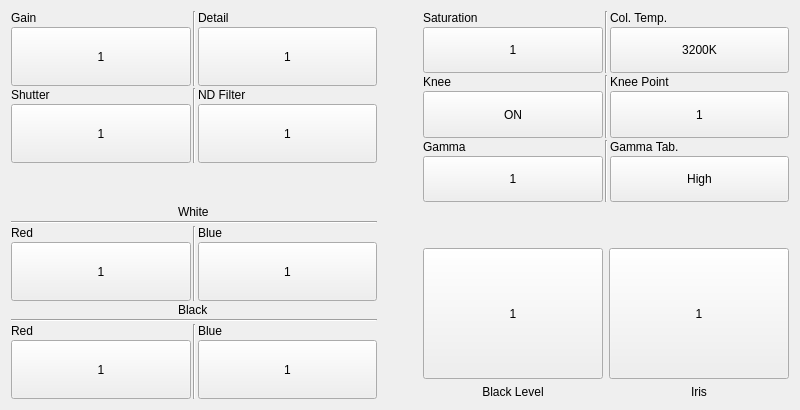
<?xml version="1.0" encoding="UTF-8"?>
<ui version="4.0">
 <class>CameraView</class>
 <widget class="QWidget" name="CameraView">
  <property name="geometry">
   <rect>
    <x>0</x>
    <y>0</y>
    <width>800</width>
    <height>410</height>
   </rect>
  </property>
  <property name="windowTitle">
   <string>Form</string>
  </property>
  <layout class="QGridLayout" name="gridLayout_4">
   <item row="0" column="0" rowspan="2">
    <layout class="QGridLayout" name="gridLayout">
     <property name="spacing">
      <number>2</number>
     </property>
     <item row="13" column="0">
      <widget class="QPushButton" name="btbred">
       <property name="sizePolicy">
        <sizepolicy hsizetype="Minimum" vsizetype="Preferred">
         <horstretch>0</horstretch>
         <verstretch>0</verstretch>
        </sizepolicy>
       </property>
       <property name="minimumSize">
        <size>
         <width>110</width>
         <height>40</height>
        </size>
       </property>
       <property name="focusPolicy">
        <enum>Qt::NoFocus</enum>
       </property>
       <property name="text">
        <string>1</string>
       </property>
       <property name="checkable">
        <bool>true</bool>
       </property>
       <property name="autoExclusive">
        <bool>true</bool>
       </property>
      </widget>
     </item>
     <item row="0" column="2">
      <widget class="QLabel" name="lDetail">
       <property name="sizePolicy">
        <sizepolicy hsizetype="Preferred" vsizetype="Fixed">
         <horstretch>0</horstretch>
         <verstretch>0</verstretch>
        </sizepolicy>
       </property>
       <property name="text">
        <string>Detail</string>
       </property>
      </widget>
     </item>
     <item row="7" column="1" rowspan="2">
      <widget class="Line" name="line_4">
       <property name="orientation">
        <enum>Qt::Vertical</enum>
       </property>
      </widget>
     </item>
     <item row="3" column="0">
      <widget class="QPushButton" name="btShutter">
       <property name="sizePolicy">
        <sizepolicy hsizetype="Minimum" vsizetype="Preferred">
         <horstretch>0</horstretch>
         <verstretch>0</verstretch>
        </sizepolicy>
       </property>
       <property name="minimumSize">
        <size>
         <width>110</width>
         <height>40</height>
        </size>
       </property>
       <property name="focusPolicy">
        <enum>Qt::NoFocus</enum>
       </property>
       <property name="text">
        <string>1</string>
       </property>
       <property name="checkable">
        <bool>true</bool>
       </property>
       <property name="autoExclusive">
        <bool>true</bool>
       </property>
      </widget>
     </item>
     <item row="9" column="0" colspan="3" alignment="Qt::AlignHCenter">
      <widget class="QLabel" name="lBlack">
       <property name="sizePolicy">
        <sizepolicy hsizetype="Preferred" vsizetype="Fixed">
         <horstretch>0</horstretch>
         <verstretch>0</verstretch>
        </sizepolicy>
       </property>
       <property name="text">
        <string>Black</string>
       </property>
      </widget>
     </item>
     <item row="12" column="2">
      <widget class="QLabel" name="lwBlue_2">
       <property name="sizePolicy">
        <sizepolicy hsizetype="Preferred" vsizetype="Fixed">
         <horstretch>0</horstretch>
         <verstretch>0</verstretch>
        </sizepolicy>
       </property>
       <property name="text">
        <string>Blue</string>
       </property>
      </widget>
     </item>
     <item row="7" column="2">
      <widget class="QLabel" name="lwBlue">
       <property name="sizePolicy">
        <sizepolicy hsizetype="Preferred" vsizetype="Fixed">
         <horstretch>0</horstretch>
         <verstretch>0</verstretch>
        </sizepolicy>
       </property>
       <property name="text">
        <string>Blue</string>
       </property>
      </widget>
     </item>
     <item row="3" column="2">
      <widget class="QPushButton" name="btndFilter">
       <property name="sizePolicy">
        <sizepolicy hsizetype="Minimum" vsizetype="Preferred">
         <horstretch>0</horstretch>
         <verstretch>0</verstretch>
        </sizepolicy>
       </property>
       <property name="minimumSize">
        <size>
         <width>110</width>
         <height>40</height>
        </size>
       </property>
       <property name="focusPolicy">
        <enum>Qt::NoFocus</enum>
       </property>
       <property name="text">
        <string>1</string>
       </property>
       <property name="checkable">
        <bool>true</bool>
       </property>
       <property name="autoExclusive">
        <bool>true</bool>
       </property>
      </widget>
     </item>
     <item row="1" column="0">
      <widget class="QPushButton" name="btGain">
       <property name="sizePolicy">
        <sizepolicy hsizetype="Minimum" vsizetype="Preferred">
         <horstretch>0</horstretch>
         <verstretch>0</verstretch>
        </sizepolicy>
       </property>
       <property name="minimumSize">
        <size>
         <width>110</width>
         <height>40</height>
        </size>
       </property>
       <property name="focusPolicy">
        <enum>Qt::NoFocus</enum>
       </property>
       <property name="text">
        <string>1</string>
       </property>
       <property name="checkable">
        <bool>true</bool>
       </property>
       <property name="autoExclusive">
        <bool>true</bool>
       </property>
      </widget>
     </item>
     <item row="4" column="0">
      <spacer name="verticalSpacer">
       <property name="orientation">
        <enum>Qt::Vertical</enum>
       </property>
       <property name="sizeType">
        <enum>QSizePolicy::Minimum</enum>
       </property>
       <property name="sizeHint" stdset="0">
        <size>
         <width>20</width>
         <height>40</height>
        </size>
       </property>
      </spacer>
     </item>
     <item row="2" column="0">
      <widget class="QLabel" name="lShutter">
       <property name="sizePolicy">
        <sizepolicy hsizetype="Preferred" vsizetype="Fixed">
         <horstretch>0</horstretch>
         <verstretch>0</verstretch>
        </sizepolicy>
       </property>
       <property name="text">
        <string>Shutter</string>
       </property>
      </widget>
     </item>
     <item row="0" column="0">
      <widget class="QLabel" name="lGain">
       <property name="sizePolicy">
        <sizepolicy hsizetype="Preferred" vsizetype="Fixed">
         <horstretch>0</horstretch>
         <verstretch>0</verstretch>
        </sizepolicy>
       </property>
       <property name="text">
        <string>Gain</string>
       </property>
      </widget>
     </item>
     <item row="12" column="1" rowspan="2">
      <widget class="Line" name="line_3">
       <property name="orientation">
        <enum>Qt::Vertical</enum>
       </property>
      </widget>
     </item>
     <item row="10" column="0" colspan="3">
      <widget class="Line" name="line">
       <property name="orientation">
        <enum>Qt::Horizontal</enum>
       </property>
      </widget>
     </item>
     <item row="8" column="0">
      <widget class="QPushButton" name="btwRed">
       <property name="enabled">
        <bool>true</bool>
       </property>
       <property name="sizePolicy">
        <sizepolicy hsizetype="Minimum" vsizetype="Preferred">
         <horstretch>0</horstretch>
         <verstretch>0</verstretch>
        </sizepolicy>
       </property>
       <property name="minimumSize">
        <size>
         <width>110</width>
         <height>40</height>
        </size>
       </property>
       <property name="focusPolicy">
        <enum>Qt::NoFocus</enum>
       </property>
       <property name="text">
        <string>1</string>
       </property>
       <property name="checkable">
        <bool>true</bool>
       </property>
       <property name="autoExclusive">
        <bool>true</bool>
       </property>
      </widget>
     </item>
     <item row="2" column="2">
      <widget class="QLabel" name="lndFilter">
       <property name="sizePolicy">
        <sizepolicy hsizetype="Preferred" vsizetype="Fixed">
         <horstretch>0</horstretch>
         <verstretch>0</verstretch>
        </sizepolicy>
       </property>
       <property name="text">
        <string>ND Filter</string>
       </property>
      </widget>
     </item>
     <item row="13" column="2">
      <widget class="QPushButton" name="btbBlue">
       <property name="sizePolicy">
        <sizepolicy hsizetype="Minimum" vsizetype="Preferred">
         <horstretch>0</horstretch>
         <verstretch>0</verstretch>
        </sizepolicy>
       </property>
       <property name="minimumSize">
        <size>
         <width>110</width>
         <height>40</height>
        </size>
       </property>
       <property name="focusPolicy">
        <enum>Qt::NoFocus</enum>
       </property>
       <property name="text">
        <string>1</string>
       </property>
       <property name="checkable">
        <bool>true</bool>
       </property>
       <property name="autoExclusive">
        <bool>true</bool>
       </property>
      </widget>
     </item>
     <item row="5" column="0" colspan="3" alignment="Qt::AlignHCenter">
      <widget class="QLabel" name="lWhite">
       <property name="sizePolicy">
        <sizepolicy hsizetype="Preferred" vsizetype="Fixed">
         <horstretch>0</horstretch>
         <verstretch>0</verstretch>
        </sizepolicy>
       </property>
       <property name="text">
        <string>White</string>
       </property>
      </widget>
     </item>
     <item row="7" column="0">
      <widget class="QLabel" name="lwred">
       <property name="sizePolicy">
        <sizepolicy hsizetype="Preferred" vsizetype="Fixed">
         <horstretch>0</horstretch>
         <verstretch>0</verstretch>
        </sizepolicy>
       </property>
       <property name="text">
        <string>Red</string>
       </property>
      </widget>
     </item>
     <item row="1" column="2">
      <widget class="QPushButton" name="btDetail">
       <property name="sizePolicy">
        <sizepolicy hsizetype="Minimum" vsizetype="Preferred">
         <horstretch>0</horstretch>
         <verstretch>0</verstretch>
        </sizepolicy>
       </property>
       <property name="minimumSize">
        <size>
         <width>110</width>
         <height>40</height>
        </size>
       </property>
       <property name="focusPolicy">
        <enum>Qt::NoFocus</enum>
       </property>
       <property name="text">
        <string>1</string>
       </property>
       <property name="checkable">
        <bool>true</bool>
       </property>
       <property name="autoExclusive">
        <bool>true</bool>
       </property>
      </widget>
     </item>
     <item row="8" column="2">
      <widget class="QPushButton" name="btwBlue">
       <property name="sizePolicy">
        <sizepolicy hsizetype="Minimum" vsizetype="Preferred">
         <horstretch>0</horstretch>
         <verstretch>0</verstretch>
        </sizepolicy>
       </property>
       <property name="minimumSize">
        <size>
         <width>110</width>
         <height>40</height>
        </size>
       </property>
       <property name="focusPolicy">
        <enum>Qt::NoFocus</enum>
       </property>
       <property name="text">
        <string>1</string>
       </property>
       <property name="checkable">
        <bool>true</bool>
       </property>
       <property name="autoExclusive">
        <bool>true</bool>
       </property>
      </widget>
     </item>
     <item row="6" column="0" colspan="3">
      <widget class="Line" name="line_2">
       <property name="orientation">
        <enum>Qt::Horizontal</enum>
       </property>
      </widget>
     </item>
     <item row="12" column="0">
      <widget class="QLabel" name="lbRed">
       <property name="sizePolicy">
        <sizepolicy hsizetype="Preferred" vsizetype="Fixed">
         <horstretch>0</horstretch>
         <verstretch>0</verstretch>
        </sizepolicy>
       </property>
       <property name="text">
        <string>Red</string>
       </property>
      </widget>
     </item>
     <item row="2" column="1" rowspan="2">
      <widget class="Line" name="line_5">
       <property name="orientation">
        <enum>Qt::Vertical</enum>
       </property>
      </widget>
     </item>
     <item row="0" column="1" rowspan="2">
      <widget class="Line" name="line_6">
       <property name="orientation">
        <enum>Qt::Vertical</enum>
       </property>
      </widget>
     </item>
    </layout>
   </item>
   <item row="0" column="1">
    <spacer name="horizontalSpacer">
     <property name="orientation">
      <enum>Qt::Horizontal</enum>
     </property>
     <property name="sizeType">
      <enum>QSizePolicy::Minimum</enum>
     </property>
     <property name="sizeHint" stdset="0">
      <size>
       <width>40</width>
       <height>20</height>
      </size>
     </property>
    </spacer>
   </item>
   <item row="0" column="2">
    <layout class="QGridLayout" name="gridLayout_2">
     <property name="spacing">
      <number>2</number>
     </property>
     <item row="0" column="2">
      <widget class="QLabel" name="lColorTemperature">
       <property name="sizePolicy">
        <sizepolicy hsizetype="Preferred" vsizetype="Fixed">
         <horstretch>0</horstretch>
         <verstretch>0</verstretch>
        </sizepolicy>
       </property>
       <property name="text">
        <string>Col. Temp.</string>
       </property>
      </widget>
     </item>
     <item row="1" column="2">
      <widget class="QPushButton" name="btColorTemp">
       <property name="sizePolicy">
        <sizepolicy hsizetype="Minimum" vsizetype="Preferred">
         <horstretch>0</horstretch>
         <verstretch>0</verstretch>
        </sizepolicy>
       </property>
       <property name="minimumSize">
        <size>
         <width>110</width>
         <height>40</height>
        </size>
       </property>
       <property name="focusPolicy">
        <enum>Qt::NoFocus</enum>
       </property>
       <property name="text">
        <string>3200K</string>
       </property>
       <property name="checkable">
        <bool>true</bool>
       </property>
       <property name="autoExclusive">
        <bool>true</bool>
       </property>
      </widget>
     </item>
     <item row="4" column="2">
      <widget class="QLabel" name="label">
       <property name="sizePolicy">
        <sizepolicy hsizetype="Preferred" vsizetype="Fixed">
         <horstretch>0</horstretch>
         <verstretch>0</verstretch>
        </sizepolicy>
       </property>
       <property name="text">
        <string>Gamma Tab.</string>
       </property>
      </widget>
     </item>
     <item row="5" column="2">
      <widget class="QPushButton" name="btGammaTab">
       <property name="sizePolicy">
        <sizepolicy hsizetype="Minimum" vsizetype="Preferred">
         <horstretch>0</horstretch>
         <verstretch>0</verstretch>
        </sizepolicy>
       </property>
       <property name="minimumSize">
        <size>
         <width>110</width>
         <height>40</height>
        </size>
       </property>
       <property name="focusPolicy">
        <enum>Qt::NoFocus</enum>
       </property>
       <property name="text">
        <string>High</string>
       </property>
       <property name="checkable">
        <bool>true</bool>
       </property>
       <property name="autoExclusive">
        <bool>true</bool>
       </property>
      </widget>
     </item>
     <item row="2" column="0">
      <widget class="QLabel" name="lKnee">
       <property name="sizePolicy">
        <sizepolicy hsizetype="Preferred" vsizetype="Fixed">
         <horstretch>0</horstretch>
         <verstretch>0</verstretch>
        </sizepolicy>
       </property>
       <property name="text">
        <string>Knee</string>
       </property>
      </widget>
     </item>
     <item row="5" column="0">
      <widget class="QPushButton" name="btGamma">
       <property name="sizePolicy">
        <sizepolicy hsizetype="Minimum" vsizetype="Preferred">
         <horstretch>0</horstretch>
         <verstretch>0</verstretch>
        </sizepolicy>
       </property>
       <property name="minimumSize">
        <size>
         <width>110</width>
         <height>40</height>
        </size>
       </property>
       <property name="focusPolicy">
        <enum>Qt::NoFocus</enum>
       </property>
       <property name="text">
        <string>1</string>
       </property>
       <property name="checkable">
        <bool>true</bool>
       </property>
       <property name="autoExclusive">
        <bool>true</bool>
       </property>
      </widget>
     </item>
     <item row="4" column="0">
      <widget class="QLabel" name="lGamma">
       <property name="sizePolicy">
        <sizepolicy hsizetype="Preferred" vsizetype="Fixed">
         <horstretch>0</horstretch>
         <verstretch>0</verstretch>
        </sizepolicy>
       </property>
       <property name="text">
        <string>Gamma</string>
       </property>
      </widget>
     </item>
     <item row="3" column="0">
      <widget class="QPushButton" name="btKnee">
       <property name="sizePolicy">
        <sizepolicy hsizetype="Minimum" vsizetype="Preferred">
         <horstretch>0</horstretch>
         <verstretch>0</verstretch>
        </sizepolicy>
       </property>
       <property name="minimumSize">
        <size>
         <width>110</width>
         <height>40</height>
        </size>
       </property>
       <property name="focusPolicy">
        <enum>Qt::NoFocus</enum>
       </property>
       <property name="text">
        <string>ON</string>
       </property>
       <property name="checkable">
        <bool>true</bool>
       </property>
       <property name="autoExclusive">
        <bool>true</bool>
       </property>
      </widget>
     </item>
     <item row="0" column="0">
      <widget class="QLabel" name="lSaturation">
       <property name="sizePolicy">
        <sizepolicy hsizetype="Preferred" vsizetype="Fixed">
         <horstretch>0</horstretch>
         <verstretch>0</verstretch>
        </sizepolicy>
       </property>
       <property name="text">
        <string>Saturation</string>
       </property>
      </widget>
     </item>
     <item row="1" column="0">
      <widget class="QPushButton" name="btSaturation">
       <property name="sizePolicy">
        <sizepolicy hsizetype="Minimum" vsizetype="Preferred">
         <horstretch>0</horstretch>
         <verstretch>0</verstretch>
        </sizepolicy>
       </property>
       <property name="minimumSize">
        <size>
         <width>110</width>
         <height>40</height>
        </size>
       </property>
       <property name="focusPolicy">
        <enum>Qt::NoFocus</enum>
       </property>
       <property name="text">
        <string>1</string>
       </property>
       <property name="checkable">
        <bool>true</bool>
       </property>
       <property name="autoExclusive">
        <bool>true</bool>
       </property>
      </widget>
     </item>
     <item row="2" column="2">
      <widget class="QLabel" name="lKneePoint">
       <property name="sizePolicy">
        <sizepolicy hsizetype="Preferred" vsizetype="Fixed">
         <horstretch>0</horstretch>
         <verstretch>0</verstretch>
        </sizepolicy>
       </property>
       <property name="text">
        <string>Knee Point</string>
       </property>
      </widget>
     </item>
     <item row="3" column="2">
      <widget class="QPushButton" name="btKneePoint">
       <property name="sizePolicy">
        <sizepolicy hsizetype="Minimum" vsizetype="Preferred">
         <horstretch>0</horstretch>
         <verstretch>0</verstretch>
        </sizepolicy>
       </property>
       <property name="minimumSize">
        <size>
         <width>110</width>
         <height>40</height>
        </size>
       </property>
       <property name="focusPolicy">
        <enum>Qt::NoFocus</enum>
       </property>
       <property name="text">
        <string>1</string>
       </property>
       <property name="checkable">
        <bool>true</bool>
       </property>
       <property name="autoExclusive">
        <bool>true</bool>
       </property>
      </widget>
     </item>
     <item row="4" column="1" rowspan="2">
      <widget class="Line" name="line_7">
       <property name="orientation">
        <enum>Qt::Vertical</enum>
       </property>
      </widget>
     </item>
     <item row="2" column="1" rowspan="2">
      <widget class="Line" name="line_8">
       <property name="orientation">
        <enum>Qt::Vertical</enum>
       </property>
      </widget>
     </item>
     <item row="0" column="1" rowspan="2">
      <widget class="Line" name="line_9">
       <property name="orientation">
        <enum>Qt::Vertical</enum>
       </property>
      </widget>
     </item>
    </layout>
   </item>
   <item row="1" column="2">
    <layout class="QGridLayout" name="gridLayout_3">
     <item row="1" column="0">
      <widget class="QPushButton" name="btBlackLevel">
       <property name="sizePolicy">
        <sizepolicy hsizetype="Minimum" vsizetype="Preferred">
         <horstretch>0</horstretch>
         <verstretch>0</verstretch>
        </sizepolicy>
       </property>
       <property name="minimumSize">
        <size>
         <width>110</width>
         <height>0</height>
        </size>
       </property>
       <property name="focusPolicy">
        <enum>Qt::NoFocus</enum>
       </property>
       <property name="text">
        <string>1</string>
       </property>
       <property name="checkable">
        <bool>true</bool>
       </property>
       <property name="autoRepeat">
        <bool>false</bool>
       </property>
       <property name="autoExclusive">
        <bool>true</bool>
       </property>
      </widget>
     </item>
     <item row="1" column="1">
      <widget class="QPushButton" name="btIris">
       <property name="sizePolicy">
        <sizepolicy hsizetype="Minimum" vsizetype="Preferred">
         <horstretch>0</horstretch>
         <verstretch>0</verstretch>
        </sizepolicy>
       </property>
       <property name="minimumSize">
        <size>
         <width>110</width>
         <height>0</height>
        </size>
       </property>
       <property name="focusPolicy">
        <enum>Qt::NoFocus</enum>
       </property>
       <property name="text">
        <string>1</string>
       </property>
       <property name="checkable">
        <bool>true</bool>
       </property>
       <property name="autoRepeat">
        <bool>false</bool>
       </property>
       <property name="autoExclusive">
        <bool>true</bool>
       </property>
      </widget>
     </item>
     <item row="2" column="0">
      <widget class="QLabel" name="lBlackLevel">
       <property name="sizePolicy">
        <sizepolicy hsizetype="Preferred" vsizetype="Fixed">
         <horstretch>0</horstretch>
         <verstretch>0</verstretch>
        </sizepolicy>
       </property>
       <property name="text">
        <string>Black Level</string>
       </property>
       <property name="alignment">
        <set>Qt::AlignCenter</set>
       </property>
      </widget>
     </item>
     <item row="2" column="1">
      <widget class="QLabel" name="lIris">
       <property name="sizePolicy">
        <sizepolicy hsizetype="Preferred" vsizetype="Fixed">
         <horstretch>0</horstretch>
         <verstretch>0</verstretch>
        </sizepolicy>
       </property>
       <property name="layoutDirection">
        <enum>Qt::LeftToRight</enum>
       </property>
       <property name="text">
        <string>Iris</string>
       </property>
       <property name="alignment">
        <set>Qt::AlignCenter</set>
       </property>
      </widget>
     </item>
     <item row="0" column="0">
      <spacer name="verticalSpacer_2">
       <property name="orientation">
        <enum>Qt::Vertical</enum>
       </property>
       <property name="sizeType">
        <enum>QSizePolicy::Minimum</enum>
       </property>
       <property name="sizeHint" stdset="0">
        <size>
         <width>20</width>
         <height>40</height>
        </size>
       </property>
      </spacer>
     </item>
    </layout>
   </item>
  </layout>
 </widget>
 <resources/>
 <connections/>
</ui>
